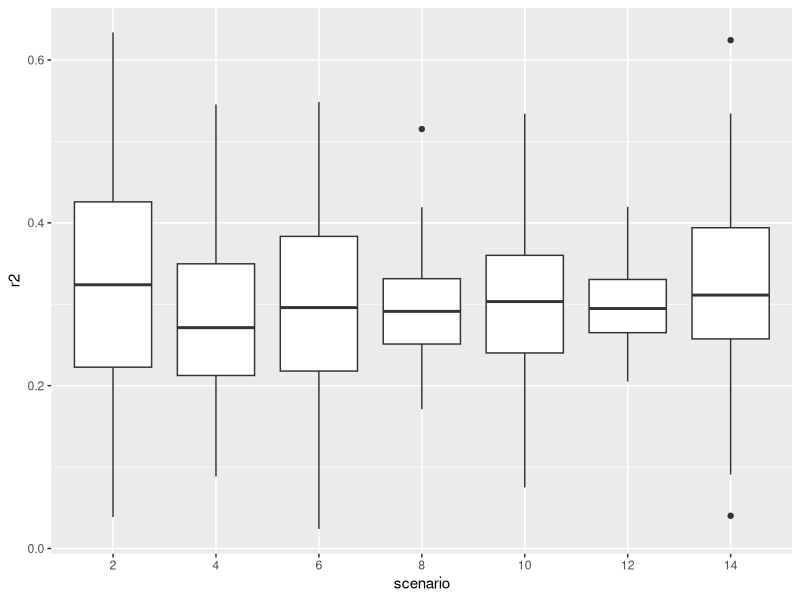
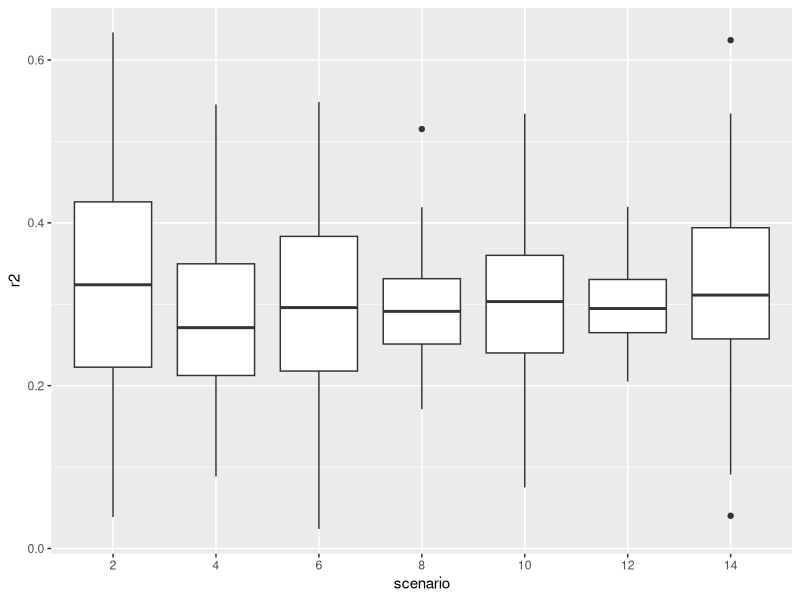

Write the R code that produced these figures, in order.
library(tidyverse)


r2 <- read_csv("simulations/sim_r2.csv") %>% mutate(scenario = factor(scenario))

ggplot(r2, aes(x = scenario, y = r2)) + geom_boxplot()

ggsave("simulations/sim_r2.pdf")
